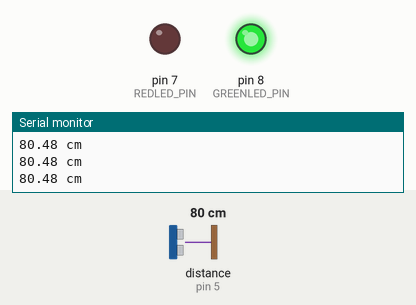
A sketch run on a simulated Arduino Uno, built with avr-gcc and run on an emulated ATmega328P. Parts: output pins drawn as LEDs (lit = HIGH), the last lines printed to the serial monitor. Wiring (inferred from the names in the program): ultrasonic range finder: trigger pin 4; echo pin 5. Inputs (shaded band) come from the test bench; at power-on: distance to the obstacle (sensor on pin 5) 80 cm. The echo pulse lasts 58.3 µs per cm; pins used as bus, display or sensor lines are not drawn.

Above: at 1.2 s.
1.3 s: distance to the obstacle (sensor on pin 5) set to 11 cm
2.8 s: distance to the obstacle (sensor on pin 5) set to 8 cm
At 3.2 s:
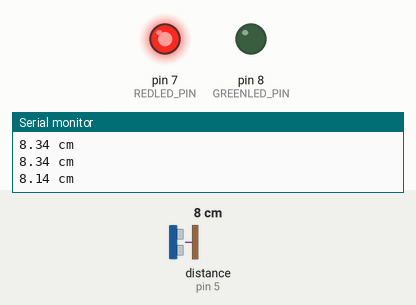
4.3 s: distance to the obstacle (sensor on pin 5) set to 18 cm
At 5.5 s:
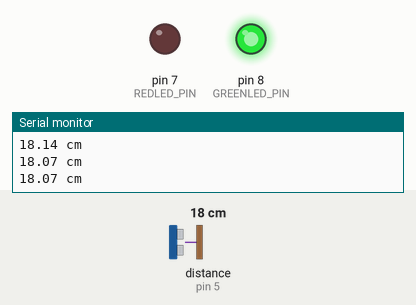
5.8 s: distance to the obstacle (sensor on pin 5) set to 2 cm
At 6.5 s:
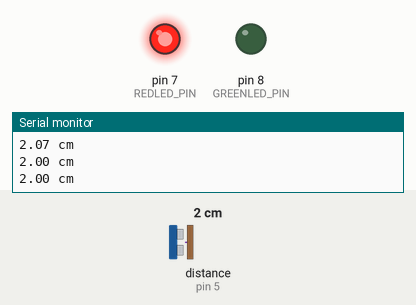
Timing chart, 0 to 8.3 s (numbered marks = the images above; inputs shaded):
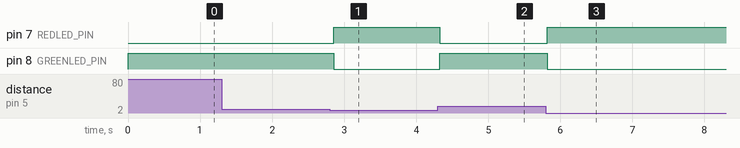

Measured:
- the behaviour switches between 10 and 9 cm on distance to the obstacle (sensor on pin 5) (found by bisection; images 0 and 1)
- after the input at 2.8 s, pin 7 (REDLED_PIN): LOW → HIGH after 0.05 s; pin 8 (GREENLED_PIN): HIGH → LOW after 0.05 s
- after the input at 4.3 s, pin 7 (REDLED_PIN): HIGH → LOW at once; pin 8 (GREENLED_PIN): LOW → HIGH at once
- after the input at 5.8 s, pin 7 (REDLED_PIN): LOW → HIGH at once; pin 8 (GREENLED_PIN): HIGH → LOW at once

The sketch:

Arduino.ino
```cpp
const int TRIG_PIN = 4;
const int ECHO_PIN = 5;
const int GREENLED_PIN = 8;
const int REDLED_PIN = 7;
// Anything over 400 cm (23200 us pulse) is "out of range"
const unsigned int MAX_DIST = 23200;

void setup() {

  // The Trigger pin will tell the sensor to range find
  pinMode(TRIG_PIN, OUTPUT);
  digitalWrite(TRIG_PIN, LOW);

  pinMode(GREENLED_PIN, OUTPUT);
  pinMode(REDLED_PIN, OUTPUT);
  // We'll use the serial monitor to view the sensor output
  digitalWrite(GREENLED_PIN, HIGH);
  Serial.begin(9600);
}

void loop() {

  unsigned long t1;
  unsigned long t2;
  unsigned long debounce_time1;
  unsigned long debounce_time2;
  unsigned long pulse_width;
  float cm;

  // Hold the trigger pin high for at least 10 us
  digitalWrite(TRIG_PIN, HIGH);
  delayMicroseconds(10);
  digitalWrite(TRIG_PIN, LOW);

  // Wait for pulse on echo pin
  while ( digitalRead(ECHO_PIN) == 0 );

  // Measure how long the echo pin was held high (pulse width)
  // Note: the micros() counter will overflow after ~70 min
  t1 = micros();
  while ( digitalRead(ECHO_PIN) == 1);
  t2 = micros();
  pulse_width = t2 - t1;

  // Calculate distance in centimeters and inches. The constants
  // are found in the datasheet, and calculated from the assumed speed
  //of sound in air at sea level (~340 m/s).
  cm = pulse_width / 58.0;

  // Print out results
  if ( pulse_width > MAX_DIST )
  {
    Serial.println("Out of range");
  }
  else
  {
    Serial.print(cm);
    Serial.println(" cm \t");
    if(cm < 10)
    {
      digitalWrite(GREENLED_PIN, LOW);
      digitalWrite(REDLED_PIN, HIGH);
    }
    else
    {
      digitalWrite(REDLED_PIN, LOW);
      digitalWrite(GREENLED_PIN, HIGH);
    }
  }

  // Wait at least 60ms before next measurement
  delay(60);
}
```
